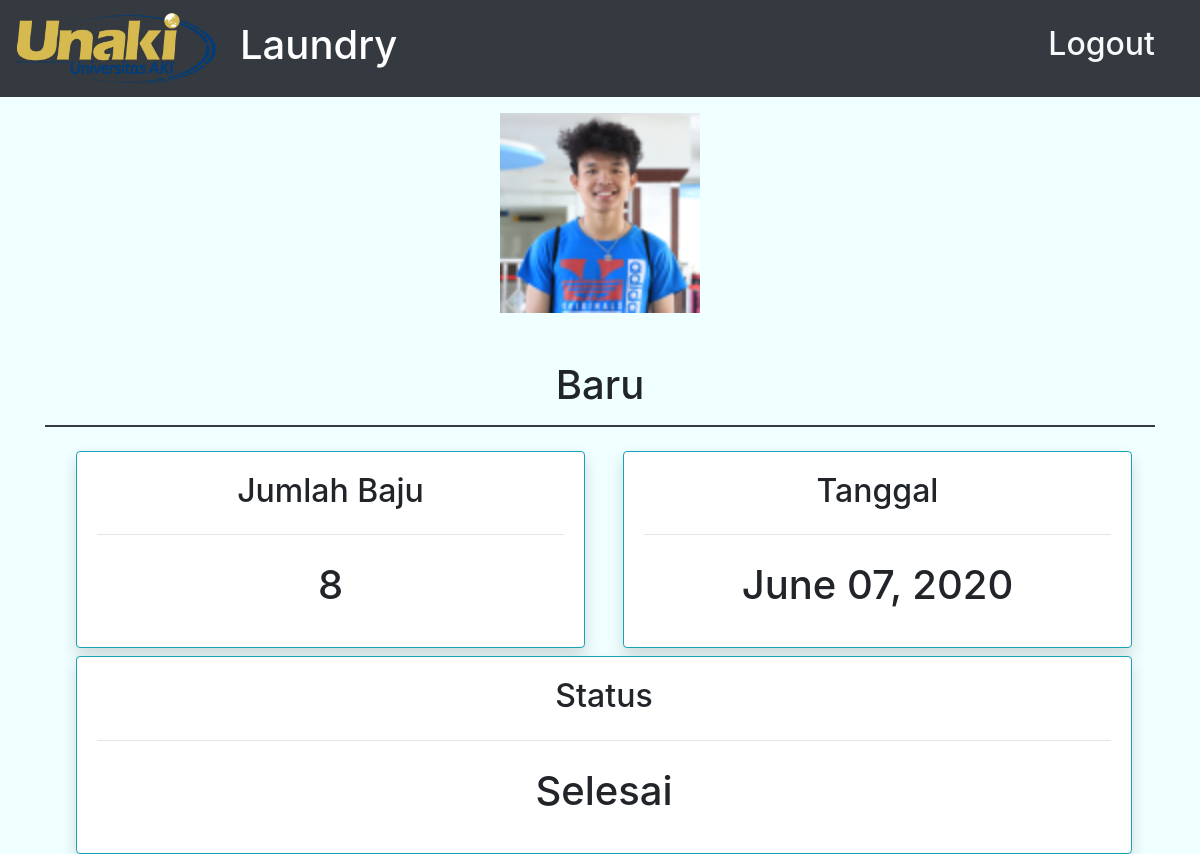
The page /user/ (signed in) on the database its author committed.
### account/models.py (models this page shows, shortened)
class Anak(models.Model):
    user = models.OneToOneField(User,null=True,blank=True,on_delete=models.CASCADE)
    CATEGORY = (
            ('Masih Cuci','Masih Cuci'),
            ('Selesai','Selesai'),
            ('Kosong','Kosong'),
            )
    nama = models.CharField(max_length=30)
    jumlah = models.IntegerField(default=0)
    tanggal_antar = models.DateTimeField(default=timezone.now)
    status =  models.CharField(max_length=20,choices=CATEGORY,default='Kosong')
    image_profile = models.ImageField(default='default.png',upload_to='profile_pics')

### account/decorators.py (the view)
        def wrapper_func(request, *args,**kwargs):
            groub = None
            if request.user.groups.exists():
                groub = request.user.groups.all()[0].name
            if groub in allowed_roles:
                return view_func(request, *args,**kwargs)
            else:
                return HttpResponse('you are not authorized to view this page')

### account/views.py (called while the page is built)
@login_required(login_url='login')
@allowed_users(allowed_roles=['murid'])
def dashboard(request):
    murid = Anak.objects.all()
    pending = murid.filter(status='Masih Cuci').count()
    selesai = murid.filter(status='Selesai').count()
    keren = request.user.anak
    context = {
        'user':murid,
        'pending': pending,
        'selesai': selesai,
        'anak':keren,
    }
    return render(request,'account/dashboard.html',context)

### account/templates/account/dashboard.html (shortened to what this page needs)
{% load static %}
<!doctype html>
<html lang="en">
  <head>
    <link rel="stylesheet" href="https://stackpath.bootstrapcdn.com/bootstrap/4.5.0/css/bootstrap.min.css">
    <link rel="stylesheet" href="{% static 'css/style.css' %}">
  </head>
  <body>
    <nav class="navbar navbar-expand-lg navbar-dark bg-dark mb-2 ">
      <a class="navbar-brand" href="{% url 'home' %}"> <img class="rounded mx-auto d-block"src="{% static 'images/unaki.png' %}" alt="" width="200px"> </a>
      <div class="collapse navbar-collapse" id="navbarSupportedContent">
        <ul class="navbar-nav mr-auto">
          <li class="nav-item active">
            <a class="nav-link " href="{% url 'home' %}"><h1>Laundry</h1> <span class="sr-only">(current)</span></a>
          </li>
        </ul>
      </div>
      <div class="navbar" id="navbarSupportedContent">
        <ul class="navbar-nav ">
            <a href="{% url 'logout' %}" class="text-light btn"><h2>Logout</h2> </a>
        </ul>
      </div>
    </nav>
    <div class="container text-center pt-2">
      <div class="row">
        <div class="col-md">
          <img src="{{anak.image_profile.url}}" class=""width="200">
        </div>
      </div>
    </div>
    <div class="container">
      <div class="row">
        <div class="col-md-12">
          <h1 class="text-center mt-5">{{anak.nama}}</h1>
          <hr class="border border-dark">
        </div>
      </div>
    </div>
    <div class="container">
      <div class="row ml-2 mr-2 pt-2" >
        <div class="col-md ml-2">
          <div class="card card-body card border-info shadow">
            <h2 class="text-center">Jumlah Baju</h2>
            <hr>
            <h1 style="text-align: center;padding: 10px">{{ anak.jumlah }}</h1>
          </div>
        </div>
        <div class="col-md ml-2">
          <div class="card card-body card border-info shadow">
            <h2 class="text-center">Tanggal</h2>
            <hr>
            <h1 style="text-align: center;padding: 10px">{{ anak.tanggal_antar|date:"F d, Y" }}</h1>
          </div>
        </div>
      </div>
      <div class="row ml-2 mr-2 pt-2">
        <div class="col-md ml-2">
          <div class="card card-body card border-info shadow">
            <h2 class="text-center">Status</h2>
            <hr>
            <h1 style="text-align: center;padding: 10px">{{ anak.status }}</h1>
          </div>
        </div>
      </div>
    </div>
  </body>
</html>

### static/css/style.css (style rules this page uses)
body { background-color: #F0FFFF }

### account/templates/account/dashboard.html (style rules this page uses)
.shadow { -webkit-box-shadow: 3px 3px 5px 6px #ccc; -moz-box-shadow: 3px 3px 5px 6px #ccc; box-shadow: 3px 3px 5px 6px #ccc; }

### rows shown on the page
Anak: image_profile (placeholder picture), nama "Baru", jumlah "8", tanggal_antar "June 07, 2020", status "Selesai"
